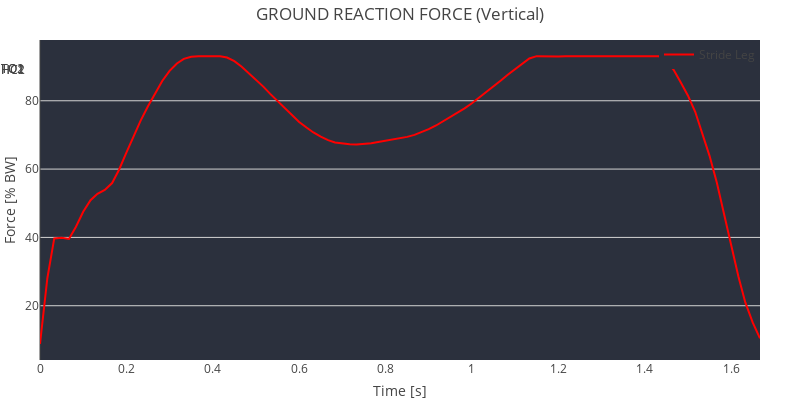

Source (notebook cell):
### Code cell
force2_vt_fig

### Figure 1 — Plotly figure (JSON) as saved in the notebook; plotly's stock layout.template omitted (floating-point values rounded to 4 significant figures)
{"data": [{"line": {"color": "red"}, "mode": "lines", "name": "Stride Leg", "type": "scatter", "x": [0, 0.017, 0.033, 0.05, 0.067, 0.083, 0.1, 0.117, 0.133, 0.15, 0.167, 0.183, 0.2, 0.217, 0.233, 0.25, 0.267, 0.283, 0.3, 0.317, 0.333, 0.35, 0.367, 0.383, 0.4, 0.417, 0.433, 0.45, 0.467, 0.483, 0.5, 0.517, 0.533, 0.55, 0.567, 0.583, 0.6, 0.617, 0.633, 0.65, 0.667, 0.683, 0.7, 0.717, 0.733, 0.75, 0.767, 0.783, 0.8, 0.817, 0.833, 0.85, 0.867, 0.883, 0.9, 0.917, 0.933, 0.95, 0.967, 0.983, 1, 1.017, 1.033, 1.05, 1.067, 1.083, 1.1, 1.117, 1.133, 1.15, 1.167, 1.183, 1.2, 1.217, 1.233, 1.25, 1.267, 1.283, 1.3, 1.317, 1.333, 1.35, 1.367, 1.383, 1.4, 1.417, 1.433, 1.45, 1.467, 1.483, 1.5, 1.517, 1.533, 1.55, 1.567, 1.583, 1.6, 1.617, 1.633, 1.65, 1.667], "y": [8.799, 28.05, 39.7, 39.88, 39.54, 43.04, 47.5, 50.89, 52.77, 53.88, 55.91, 59.8, 64.82, 69.74, 74.2, 78.38, 82.29, 85.8, 88.74, 90.92, 92.26, 92.89, 93.01, 92.96, 92.99, 93.03, 92.66, 91.59, 89.98, 88.14, 86.19, 84.14, 82.03, 79.88, 77.72, 75.66, 73.8, 72.17, 70.73, 69.48, 68.48, 67.8, 67.42, 67.25, 67.23, 67.34, 67.57, 67.9, 68.25, 68.6, 68.97, 69.42, 70.01, 70.77, 71.69, 72.76, 73.93, 75.15, 76.4, 77.76, 79.27, 80.89, 82.54, 84.21, 85.91, 87.6, 89.3, 90.98, 92.38, 93.06, 93.1, 93.01, 92.99, 93.02, 93.02, 93.0, 93.0, 93.0, 92.99, 92.98, 92.98, 92.99, 92.98, 92.93, 92.93, 93.09, 93.0, 91.78, 89.07, 85.52, 81.55, 76.78, 70.85, 63.95, 56.06, 47.05, 37.52, 28.54, 20.97, 15.11, 10.46]}, {"line": {"color": "black", "dash": "dash", "width": 2}, "mode": "lines", "showlegend": false, "type": "scatter", "x": [[0], [0]], "y": [8.799, 93.1]}, {"line": {"color": "black", "dash": "dash", "width": 2}, "mode": "lines", "showlegend": false, "type": "scatter", "x": [[1.667], [1.667]], "y": [8.799, 93.1]}, {"line": {"color": "black", "dash": "dash", "width": 2}, "mode": "lines", "showlegend": false, "type": "scatter", "x": [[0], [0]], "y": [8.799, 93.1]}, {"line": {"color": "black", "dash": "dash", "width": 2}, "mode": "lines", "showlegend": false, "type": "scatter", "x": [[1.667], [1.667]], "y": [8.799, 93.1]}], "layout": {"annotations": [{"bgcolor": "rgba(0,0,0,0)", "bordercolor": "rgba(0,0,0,0)", "borderwidth": 0, "showarrow": false, "text": "HC1", "textangle": -90, "x": [0], "xref": "x", "y": 0.95, "yref": "paper"}, {"bgcolor": "rgba(0,0,0,0)", "bordercolor": "rgba(0,0,0,0)", "borderwidth": 0, "showarrow": false, "text": "TO1", "textangle": -90, "x": [1.667], "xref": "x", "y": 0.95, "yref": "paper"}, {"bgcolor": "rgba(0,0,0,0)", "bordercolor": "rgba(0,0,0,0)", "borderwidth": 0, "showarrow": false, "text": "HC2", "textangle": -90, "x": [0], "xref": "x", "y": 0.95, "yref": "paper"}, {"bgcolor": "rgba(0,0,0,0)", "bordercolor": "rgba(0,0,0,0)", "borderwidth": 0, "showarrow": false, "text": "TO2", "textangle": -90, "x": [1.667], "xref": "x", "y": 0.95, "yref": "paper"}], "height": 400, "hovermode": "closest", "legend": {"bgcolor": "rgb(43,48,61)", "x": 1, "xanchor": "right", "y": 1, "yanchor": "top"}, "margin": {"b": 40, "l": 40, "r": 40, "t": 40}, "plot_bgcolor": "rgb(43,48,61)", "showlegend": true, "title": {"text": "GROUND REACTION FORCE (Vertical)"}, "width": 800, "xaxis": {"showgrid": false, "title": {"text": "Time [s]"}}, "yaxis": {"gridcolor": "lightgrey", "gridwidth": 1, "showgrid": true, "title": {"text": "Force [% BW]"}, "zeroline": false}}}
